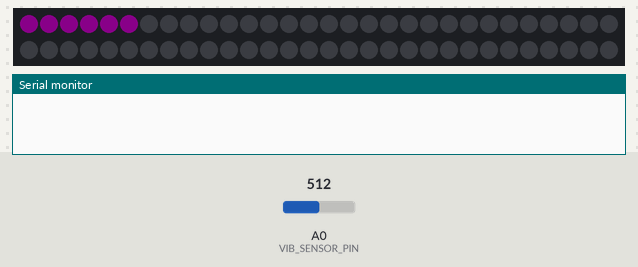
The sketch below on a simulated Arduino Uno, built with avr-gcc and run on an emulated ATmega328P. On the bench: 60 RGB LEDs in strip order, left to right, continuing on the next row, the last lines printed to the serial monitor. Inputs (shaded band) come from the test bench; at power-on: A0 (VIB_SENSOR_PIN) = 512. Dim RGB values are drawn brighter than linear.

Above: at 1.2 s.
1.3 s: A0 (VIB_SENSOR_PIN) set to 40
2.8 s: A0 (VIB_SENSOR_PIN) set to 60
At 4.54 s:
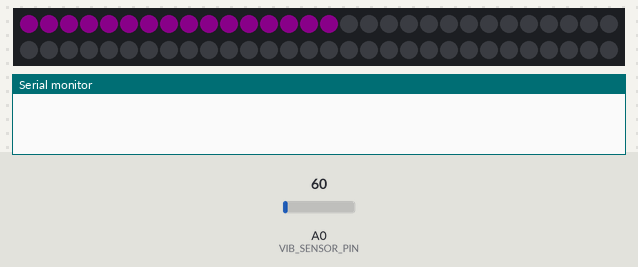
At 12.5 s:
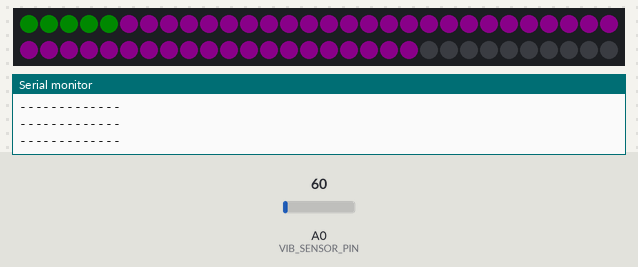
Timing chart, 0 to 13.1 s (numbered marks = the images above; inputs shaded):
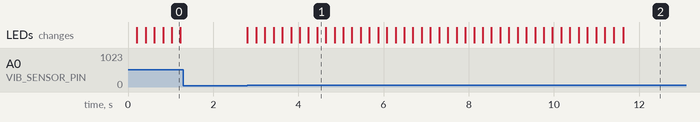

The sketch:

lightsaber_spel_v1.ino
```cpp
#include <Adafruit_DotStar.h>

/*   Led-strip   */
#define NUMPIXELS 60
#define DATAPIN 4
#define CLOCKPIN 5
#define LED_BRIGHTNESS_MAX 255

/*   Vibration sensor  */
#define VIBRATION_TRIGGER 10
const int VIB_SENSOR_PIN = A0;

bool on = 0;
short ledGreen = 0;
short ledRed = 255;
short ledBlue = 0;
short LEDBrightness = 10;

int counter = 0;

/*   Init LED-strip as "strip"  */
Adafruit_DotStar strip = Adafruit_DotStar(
    NUMPIXELS,
    DATAPIN,
    CLOCKPIN,
    DOTSTAR_BRG
  );

void countLed(void){
   /*  Set color of LED-strip   */
   for(int i = 0; i < counter && counter <= 50; i++){
     strip.setPixelColor(i, 255, 0, 255);
   }
   /*  Set brightness of LED-strip   */
   strip.setBrightness(LEDBrightness);

   if (counter > 50) {
      Serial.println("fdsfafdsdfa");

      for(int i = 0; i < 5; i++){
        strip.setPixelColor(i, ledGreen, ledRed, ledBlue);
        strip.setBrightness(LEDBrightness);
        Serial.println("-------------");
      }

      // /*  Set color of LED-strip   */
      // for(int i = 0; i < counter-50 && counter < 100; i++){
      //   strip.setPixelColor(i, ledGreen, ledRed, ledBlue);
      //   strip.setBrightness(LEDBrightness);
      // }
   }
   strip.show();
}

void setup(){
   /* Start Led-strip  */
   strip.begin();
   Serial.begin(9600);
}

void loop(){
  float vibrationData =
    (float)analogRead(VIB_SENSOR_PIN) * 0.2;
  //Serial.print("Vibration Data: ");
  //Serial.println(vibrationData);

  if(vibrationData > VIBRATION_TRIGGER){
    //Serial.println("Trigg!");
    counter++;
    countLed();
    delay(200);
  }
  /*  Do something smart to loop hum sound: */
  /*  Modulus of ticker?   */
  //sfx.playTrack(1);
}
```

Measured:
- after the input at 1.3 s, every drawn part: stays the same
- after the input at 2.8 s, the LEDs: first change at once (image 1 shows a later state)
